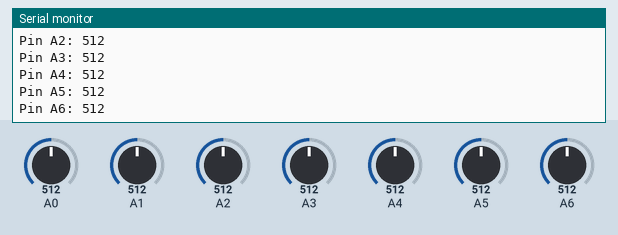
A sketch run on a simulated Arduino Nano, built with avr-gcc and run on an emulated ATmega328P. Shown: the last lines printed to the serial monitor. The inputs (shaded band) are chosen by the test bench; at power-on: A0 = 512, A1 = 512, A2 = 512, A3 = 512, A4 = 512, A5 = 512, A6 = 512.

Above: at 1.8 s.
1.9 s: A0 set to 716
3.4 s: A1 set to 716
4.9 s: A2 set to 716
6.4 s: A3 set to 716
7.9 s: A4 set to 716
At 9.1 s:
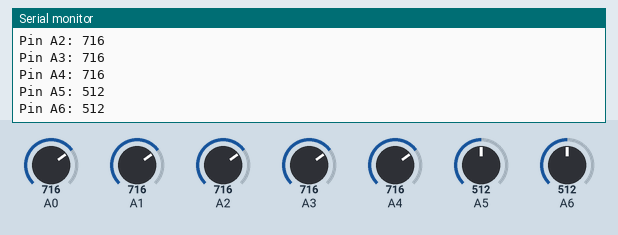
9.4 s: A5 set to 716
At 11.1 s:
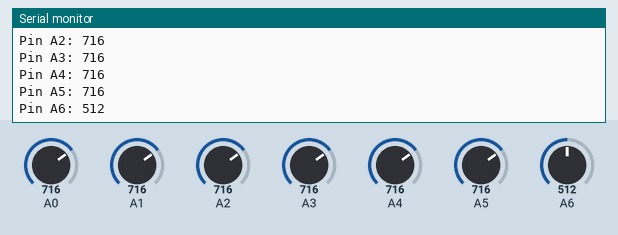
Timing chart, 0 to 11.9 s (numbered marks = the images above; inputs shaded):
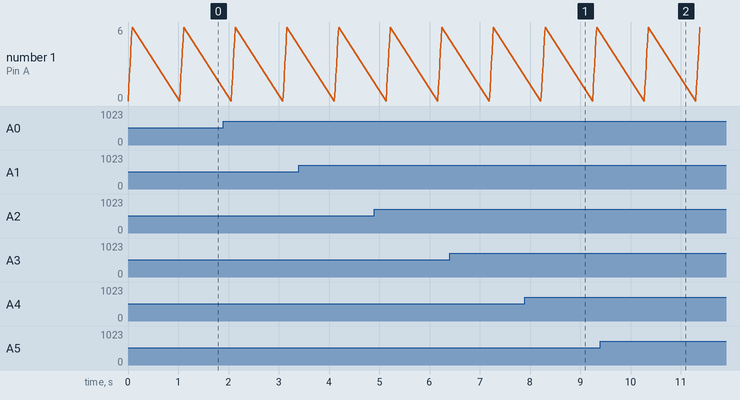

Measured:
- after the input at 7.9 s, the serial monitor: prints a new line after 0.37 s (image 1)
- after the input at 9.4 s, the serial monitor: prints a new line after 0.94 s (image 2)

The sketch:

Ardunio.ino
```cpp
void setup() {
    // 初始化串口通信
    Serial.begin(9600);
  }

  void loop() {
    for (int pin = A0; pin <= A6; pin++) {
        int value = analogRead(pin);
        Serial.print("Pin A");
        Serial.print(pin - A0);
        Serial.print(": ");
        Serial.println(value);
    }
    delay(1000);
  }
```
